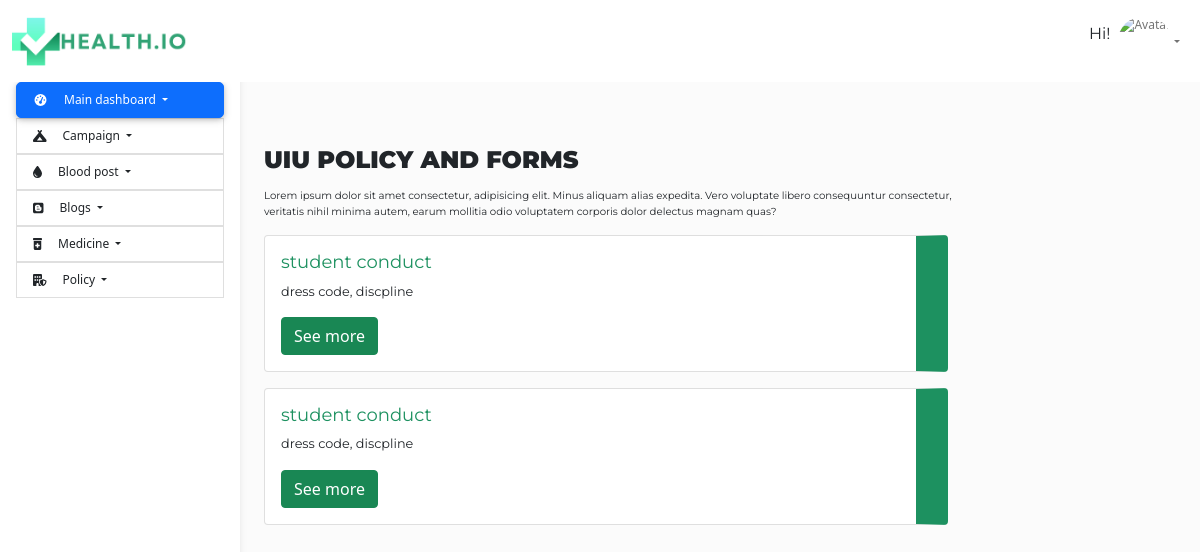
The page /admin_backend/policy_table.php on the database its author committed.
### tables this page shows
CREATE TABLE `policy` (
  `id` int(11) NOT NULL,
  `breif_info` varchar(255) NOT NULL,
  `name` varchar(255) NOT NULL,
  `content_1` mediumtext NOT NULL,
  `content_2` mediumtext NOT NULL,
  `content_3` mediumtext NOT NULL
);

### db_connect.php (called while the page is built, shortened)
<?php
$db = new mysqli(servername,  username, password, Database);
    function Query($statement){
        global $db;
        $result=mysqli_query($db ,  $statement);
        return $result;
        }
?>

### admin_backend/policy_table.php (the view)
<?php
include "admin_header.php";
?>
<link rel="stylesheet" href="../style/blogs-policy-pharmacy.css">
<main style="margin-top: 10px;">
  <div class="container pt-4">
    <div id="page_top">
        <div class="container">
            <div class="row">
                <div class="top">
                    <h1>UIU POLICY AND FORMS</h1>
                </div>
                <div class="caption">
                    <p>Lorem ipsum dolor sit amet consectetur, adipisicing elit. Minus aliquam alias expedita.
                        Vero voluptate libero consequuntur consectetur, veritatis nihil minima autem, earum mollitia
                        odio
                        voluptatem corporis dolor delectus magnam quas?</p>
                </div>
            </div>
        </div>
    </div>
    <div id="body_section">
        <div class="container">
        <?php
        $stat="SELECT * FROM policy ";
        $result=Query($stat);
        foreach( $result as $k => $v){
        ?>
            <div class="card w-75" style="border-right: 2rem #1D9160 solid; margin-bottom: 1rem;">
                <div class="card-body">
                    <h5 class="card-title" style="text-align: left; font-size: 1.5vw;"><?=$v['name']?></h5>
                    <p class="card-text"><?=$v['breif_info']?></p>
                    <a href="policy_page.php?id=<?=$v['id']?>" class="btn btn-success">See more</a>
                </div>
            </div>
        <?php } ?>
        </div>
    </div>
  </div>
</main>
<?php
include "admin_footer.php";
?>

### style/admin_dashboard.css (style rules this page uses)
body { background-color: #fbfbfb; }
@media (min-width: 991.98px) { main { padding-left: 240px; } }

### style/blogs-policy-pharmacy.css (style rules this page uses)
* { padding: 0; margin: 0; box-sizing: border-box; }
a { text-decoration: none; font-size: 1vw; color: #000; }
:root { --primary_color:#1D9160; --secondary_color:#FFFFFF; --teritary_color:#9a9c94; }
h1,h2,h3,h4,h5,h6 { font-family: 'Montserrat', sans-serif;; font-weight: 400; margin-bottom: .85rem; }
p { font-size: .8rem; font-family: 'Montserrat', sans-serif;; font-weight: 400; }
.card-body h5 { font-size: 1rem; color: var(--primary_color); text-align: center; }
.top h1 { margin-top: 7rem; font-size: 2vw; font-weight: 900; }
.caption p { width: 45rem; font-size: 0.85vw; }
#body_section { position: relative; }
#body_section .card { margin: 0rem 1rem 5rem 0rem; }

### rows shown on the page
policy: name "student conduct", breif_info "dress code, discpline"
policy: name "student conduct", breif_info "dress code, discpline"
